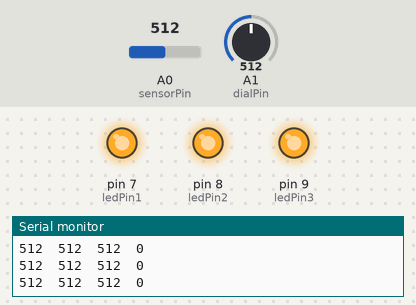
Bench run of a sketch on a simulated Arduino Uno, built with avr-gcc and run on an emulated ATmega328P. Parts: output pins drawn as LEDs (lit = HIGH), the last lines printed to the serial monitor. The test bench sets the inputs (shaded band); at power-on: A0 (sensorPin) = 512, A1 (dialPin) = 512.

Above: at 1.2 s.
1.3 s: A0 (sensorPin) set to 585
4.3 s: A0 (sensorPin) set to 618
At 5.3 s:
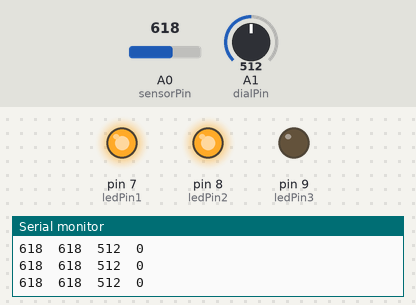
5.8 s: A0 (sensorPin) set to 688
8.8 s: A0 (sensorPin) set to 707
At 10.0 s:
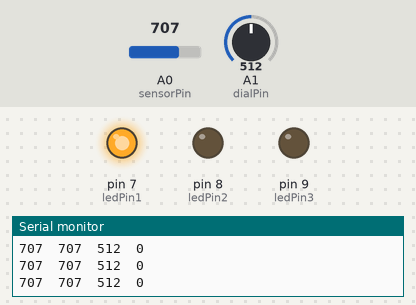
10.3 s: A0 (sensorPin) set to 788
11.8 s: A0 (sensorPin) set to 808
At 12.3 s:
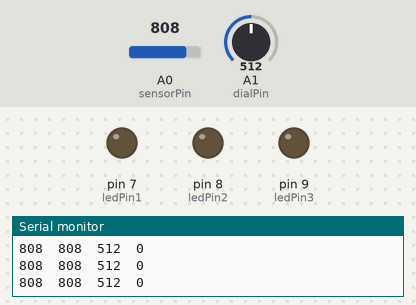
Timing chart, 0 to 14.3 s (numbered marks = the images above; inputs shaded):
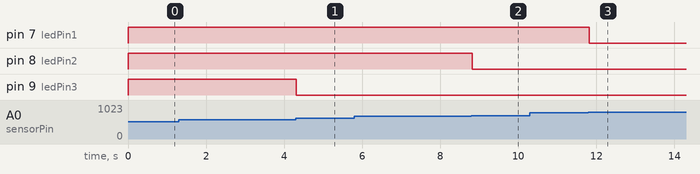

Measured:
- the behaviour switches between 599 and 600 on A0 (sensorPin) (found by bisection; images 0 and 1)
- the behaviour switches between 699 and 700 on A0 (sensorPin) (found by bisection; images 1 and 2)
- the behaviour switches between 799 and 800 on A0 (sensorPin) (found by bisection; images 2 and 3)
- after the input at 4.3 s, pin 9 (ledPin3): HIGH → LOW at once
- after the input at 8.8 s, pin 8 (ledPin2): HIGH → LOW at once
- after the input at 11.8 s, pin 7 (ledPin1): HIGH → LOW at once

The sketch:

night_light.ino
```cpp
/*
Light It Up Sketch
*/

// 0 false; 1 true
#define debug 1

#define ledPin1 7
#define ledPin2 8
#define ledPin3 9
#define sensorPin A0
#define dialPin A1

const int DialSensitivity = 150;
const int variance=100;
const int dim=600;
const int lessdim= dim+variance;
const int leastdim = lessdim+variance;

void setup() {
  pinMode(ledPin1, OUTPUT);
  pinMode(ledPin2, OUTPUT);
  pinMode(ledPin3, OUTPUT);
  pinMode(sensorPin, INPUT);
  pinMode(dialPin, INPUT);

  if(debug){
    Serial.begin(9600);
  }
}

void loop() {

    // read the amount of light in the room
    // returns value from 0 - 1023
    unsigned int sensorValue= analogRead(sensorPin);
    unsigned int dialValue = analogRead(dialPin);
    int offset = ((long)dialValue * DialSensitivity / 1023) - (DialSensitivity / 2);
    unsigned int adjustedSensorValue = sensorValue + offset;

    if(debug){
      Serial.print(sensorValue);
      Serial.print("\t");
      Serial.print(adjustedSensorValue);
      Serial.print("\t");
      Serial.print(dialValue);
      Serial.print("\t");
      Serial.println(offset);
    }

    // If the room is really dark, turn on all three LEDS
    if (adjustedSensorValue<dim){
        digitalWrite(ledPin1, HIGH);
        digitalWrite(ledPin2, HIGH);
        digitalWrite(ledPin3, HIGH);
    }
    // if the room is a medium amount of dark, turn on two LEDs
    else if(adjustedSensorValue <lessdim){
        digitalWrite(ledPin1, HIGH);
        digitalWrite(ledPin2, HIGH);
        digitalWrite(ledPin3, LOW);
    }
    // if the room is slightly dark, just turn on one LED
     else if(adjustedSensorValue <leastdim){
        digitalWrite(ledPin1, HIGH);
        digitalWrite(ledPin2, LOW);
        digitalWrite(ledPin3, LOW);
    }
    // if the room is light (or in any other case), turn all the LEDs off
    else{
        digitalWrite(ledPin1, LOW);
        digitalWrite(ledPin2, LOW);
        digitalWrite(ledPin3, LOW);
    }
}

// 0 <= value <= 1023
int getOffset(int value){

}
```
